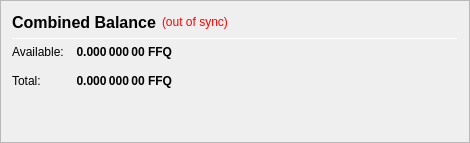
                   <widget class="QFrame" name="frame_CombinedBalances">
                    <property name="minimumSize">
                     <size>
                      <width>470</width>
                      <height>0</height>
                     </size>
                    </property>
                    <property name="frameShape">
                     <enum>QFrame::StyledPanel</enum>
                    </property>
                    <property name="frameShadow">
                     <enum>QFrame::Raised</enum>
                    </property>
                    <layout class="QVBoxLayout" name="verticalLayout_5">
                     <item>
                      <layout class="QHBoxLayout" name="horizontalLayout_5" stretch="0,0,0">
                       <item>
                        <widget class="QLabel" name="label_5z">
                         <property name="minimumSize">
                          <size>
                           <width>0</width>
                           <height>20</height>
                          </size>
                         </property>
                         <property name="font">
                          <font>
                           <pointsize>12</pointsize>
                           <weight>75</weight>
                           <bold>true</bold>
                          </font>
                         </property>
                         <property name="toolTip">
                          <string>Combined Balance (including unconfirmed and immature coins)</string>
                         </property>
                         <property name="text">
                          <string>Combined Balance</string>
                         </property>
                        </widget>
                       </item>
                       <item>
                        <widget class="QLabel" name="labelWalletStatus">
                         <property name="cursor">
                          <cursorShape>WhatsThisCursor</cursorShape>
                         </property>
                         <property name="toolTip">
                          <string>The displayed information may be out of date. Your wallet automatically synchronizes with the FAQO network after a connection is established, but this process has not completed yet.</string>
                         </property>
                         <property name="styleSheet">
                          <string notr="true">QLabel { color: red; }</string>
                         </property>
                         <property name="text">
                          <string notr="true">(out of sync)</string>
                         </property>
                         <property name="alignment">
                          <set>Qt::AlignLeading|Qt::AlignLeft|Qt::AlignVCenter</set>
                         </property>
                        </widget>
                       </item>
                       <item>
                        <spacer name="horizontalSpacer_1">
                         <property name="orientation">
                          <enum>Qt::Horizontal</enum>
                         </property>
                         <property name="sizeHint" stdset="0">
                          <size>
                           <width>40</width>
                           <height>20</height>
                          </size>
                         </property>
                        </spacer>
                       </item>
                      </layout>
                     </item>
                     <item>
                      <widget class="Line" name="line_CombinedBalance">
                       <property name="minimumSize">
                        <size>
                         <width>0</width>
                         <height>1</height>
                        </size>
                       </property>
                       <property name="maximumSize">
                        <size>
                         <width>16777215</width>
                         <height>1</height>
                        </size>
                       </property>
                       <property name="orientation">
                        <enum>Qt::Horizontal</enum>
                       </property>
                      </widget>
                     </item>
                     <item>
                      <layout class="QGridLayout" name="gridLayout_3">
                       <property name="spacing">
                        <number>12</number>
                       </property>
                       <item row="1" column="0">
                        <widget class="QLabel" name="labelBalanceTextz">
                         <property name="text">
                          <string>Available:</string>
                         </property>
                        </widget>
                       </item>
                       <item row="1" column="1">
                        <widget class="QLabel" name="labelBalancez">
                         <property name="font">
                          <font>
                           <weight>75</weight>
                           <bold>true</bold>
                          </font>
                         </property>
                         <property name="cursor">
                          <cursorShape>IBeamCursor</cursorShape>
                         </property>
                         <property name="toolTip">
                          <string>Your current spendable balance</string>
                         </property>
                         <property name="text">
                          <string notr="true">0.000 000 00 FFQ</string>
                         </property>
                         <property name="alignment">
                          <set>Qt::AlignRight|Qt::AlignTrailing|Qt::AlignVCenter</set>
                         </property>
                         <property name="textInteractionFlags">
                          <set>Qt::LinksAccessibleByMouse|Qt::TextSelectableByKeyboard|Qt::TextSelectableByMouse</set>
                         </property>
                        </widget>
                       </item>
                       <item row="2" column="0">
                        <widget class="QLabel" name="labelTotalTextz">
                         <property name="text">
                          <string>Total:</string>
                         </property>
                        </widget>
                       </item>
                       <item row="2" column="1">
                        <widget class="QLabel" name="labelTotalz">
                         <property name="font">
                          <font>
                           <weight>75</weight>
                           <bold>true</bold>
                          </font>
                         </property>
                         <property name="cursor">
                          <cursorShape>IBeamCursor</cursorShape>
                         </property>
                         <property name="toolTip">
                          <string>Total Balance, including all unavailable coins.</string>
                         </property>
                         <property name="text">
                          <string notr="true">0.000 000 00 FFQ</string>
                         </property>
                         <property name="alignment">
                          <set>Qt::AlignRight|Qt::AlignTrailing|Qt::AlignVCenter</set>
                         </property>
                         <property name="textInteractionFlags">
                          <set>Qt::LinksAccessibleByMouse|Qt::TextSelectableByKeyboard|Qt::TextSelectableByMouse</set>
                         </property>
                        </widget>
                       </item>
                       <item row="2" column="3">
                        <spacer name="horizontalSpacer_2">
                         <property name="orientation">
                          <enum>Qt::Horizontal</enum>
                         </property>
                         <property name="sizeHint" stdset="0">
                          <size>
                           <width>40</width>
                           <height>20</height>
                          </size>
                         </property>
                        </spacer>
                       </item>
                      </layout>
                     </item>
                     <item>
                      <spacer name="verticalSpacer_1">
                       <property name="orientation">
                        <enum>Qt::Vertical</enum>
                       </property>
                       <property name="sizeHint" stdset="0">
                        <size>
                         <width>20</width>
                         <height>40</height>
                        </size>
                       </property>
                      </spacer>
                     </item>
                    </layout>
                   </widget>
